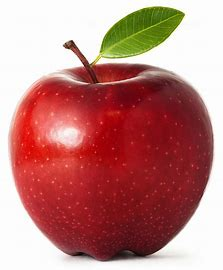
#> input picture 06_Feature_Transform/img/apple.jpg, 223 x 270 px, found by its file name
$ python 'k__영상워핑.py'
#> lines starting #> are read from the running program, lines starting #| are printed output that depends on the picture
import cv2
import numpy as np
# 이미지의 지역적인 부분을 왜곡하는 기술
#어핀 변환은 이동, 회전, 스케일링 등의 기본적인 변환을 조합하여 구현되며, 전체 이미지에 균일하게 적용
image = cv2.imread('../img/apple.jpg')
#> image is the input picture: shape (270, 223, 3); mean B, G, R 126.6, 130.6, 190.2

# 변환 전, 후 점들
pts1 = np.float32([[50,50], [200,50], [50,200]])
pts2 = np.float32([[10,100], [200,50], [100,250]])

# 변환 행렬 구하기
M = cv2.getAffineTransform(pts1, pts2)

# Affine 변환 적용
dst = cv2.warpAffine(image, M, (image.shape[1], image.shape[0]))
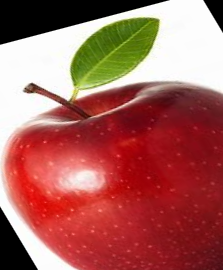
#> dst: shape (270, 223, 3); mean B, G, R 91.1, 97.8, 167.8

# 결과 보기
cv2.imshow('image', dst)
cv2.waitKey(0)
cv2.destroyAllWindows()

$ run again, with 06_Feature_Transform/img/fly.jpg copied over 06_Feature_Transform/img/apple.jpg
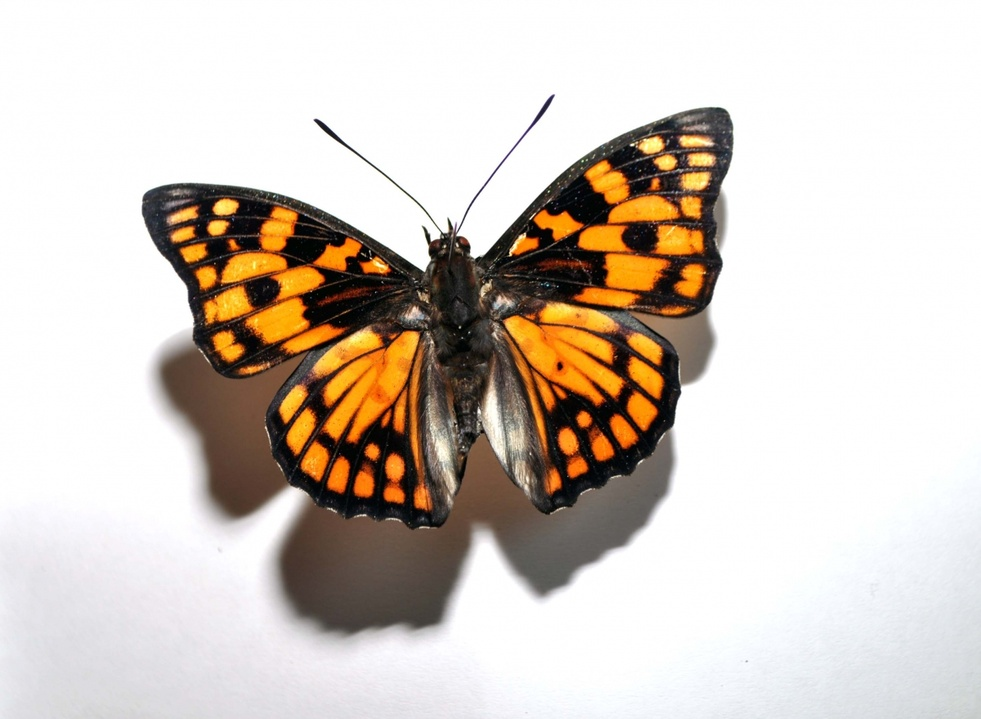
#> input picture 06_Feature_Transform/img/fly.jpg, 981 x 719 px, shrunk from 1200 x 879 before the run, found by its file name
#> image is the input picture: shape (719, 981, 3); mean B, G, R 192.5, 201.4, 210.8
#> `dst = cv2.warpAffine(image, M, (image.shape[1], image.shape[0]))`:
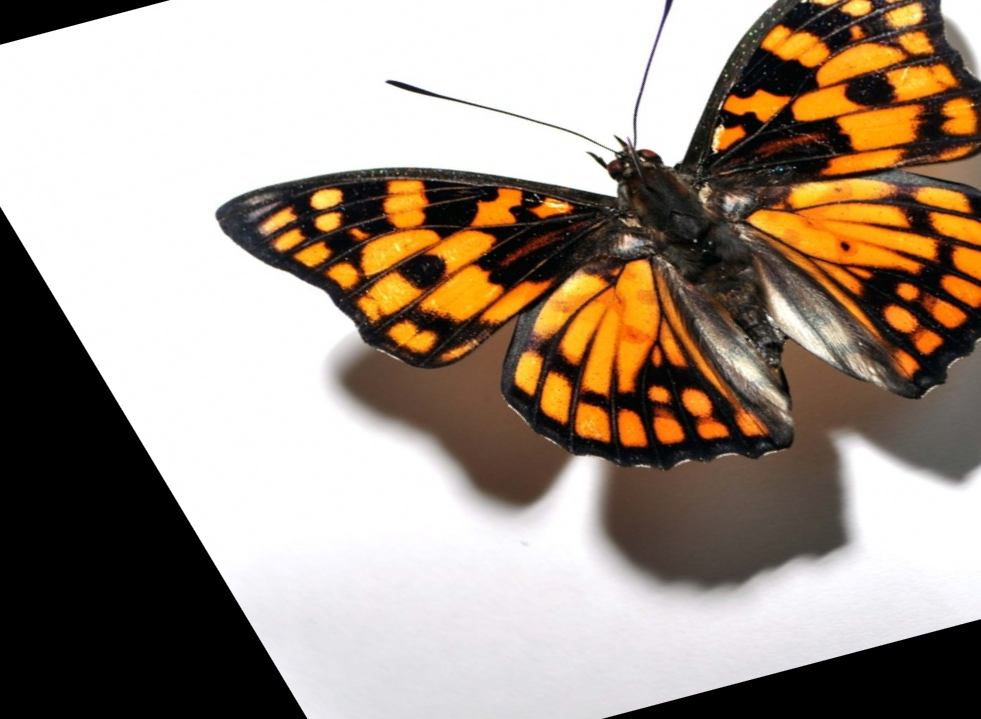
#> dst: shape (719, 981, 3); mean B, G, R 134.3, 147.5, 161.4
